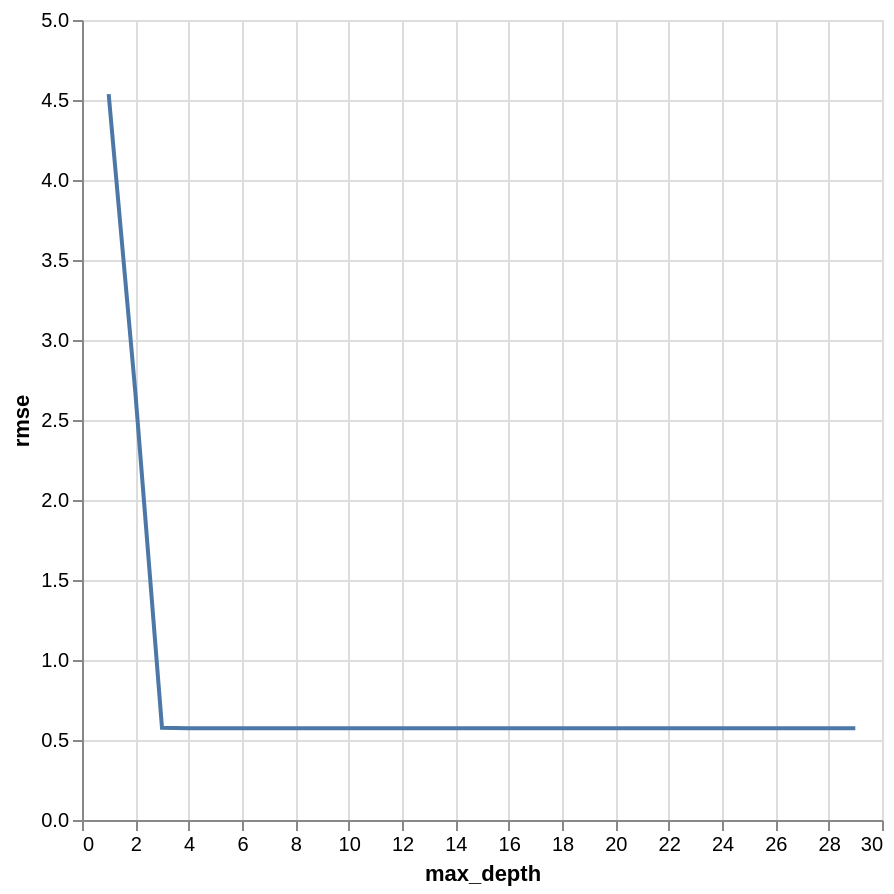

This figure's notebook cell:
### Code cell
plot_max_depth_rmse(max_depths, rmses_oe)

### Figure 1 — Vega-Lite specification as saved in the notebook (floating-point values rounded to 4 significant figures)
{"config": {"view": {"continuousWidth": 300, "continuousHeight": 300}}, "data": {"name": "data-14f7c671fb1d5388ce6308ceebc2d6bc"}, "mark": {"type": "line"}, "encoding": {"x": {"field": "max_depth", "type": "quantitative"}, "y": {"field": "rmse", "type": "quantitative"}}, "height": 400, "params": [{"name": "param_2", "select": {"type": "interval", "encodings": ["x", "y"]}, "bind": "scales"}], "width": 400, "$schema": "https://vega.github.io/schema/vega-lite/v5.16.3.json", "datasets": {"data-14f7c671fb1d5388ce6308ceebc2d6bc": [{"max_depth": 1, "rmse": 4.537}, {"max_depth": 2, "rmse": 2.673}, {"max_depth": 3, "rmse": 0.5766}, {"max_depth": 4, "rmse": 0.5741}, {"max_depth": 5, "rmse": 0.5741}, {"max_depth": 6, "rmse": 0.5741}, {"max_depth": 7, "rmse": 0.5741}, {"max_depth": 8, "rmse": 0.5741}, {"max_depth": 9, "rmse": 0.5741}, {"max_depth": 10, "rmse": 0.5741}, {"max_depth": 11, "rmse": 0.5741}, {"max_depth": 12, "rmse": 0.5741}, {"max_depth": 13, "rmse": 0.5741}, {"max_depth": 14, "rmse": 0.5741}, {"max_depth": 15, "rmse": 0.5741}, {"max_depth": 16, "rmse": 0.5741}, {"max_depth": 17, "rmse": 0.5741}, {"max_depth": 18, "rmse": 0.5741}, {"max_depth": 19, "rmse": 0.5741}, {"max_depth": 20, "rmse": 0.5741}, {"max_depth": 21, "rmse": 0.5741}, {"max_depth": 22, "rmse": 0.5741}, {"max_depth": 23, "rmse": 0.5741}, {"max_depth": 24, "rmse": 0.5741}, {"max_depth": 25, "rmse": 0.5741}, {"max_depth": 26, "rmse": 0.5741}, {"max_depth": 27, "rmse": 0.5741}, {"max_depth": 28, "rmse": 0.5741}, {"max_depth": 29, "rmse": 0.5741}]}}
